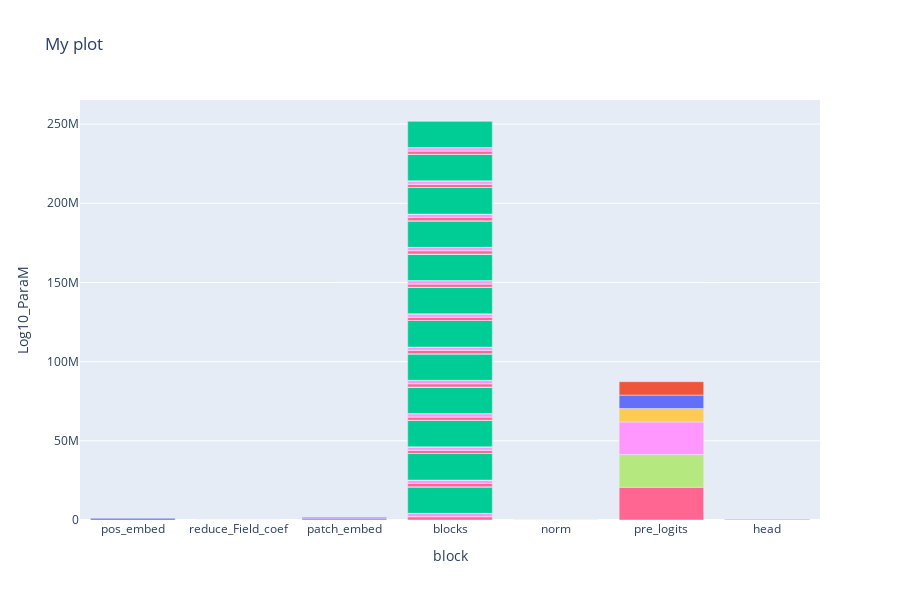

The code cell stored with this chart in its notebook:
### Code cell
get_model_para_bar(model)#embed= 2048 210
